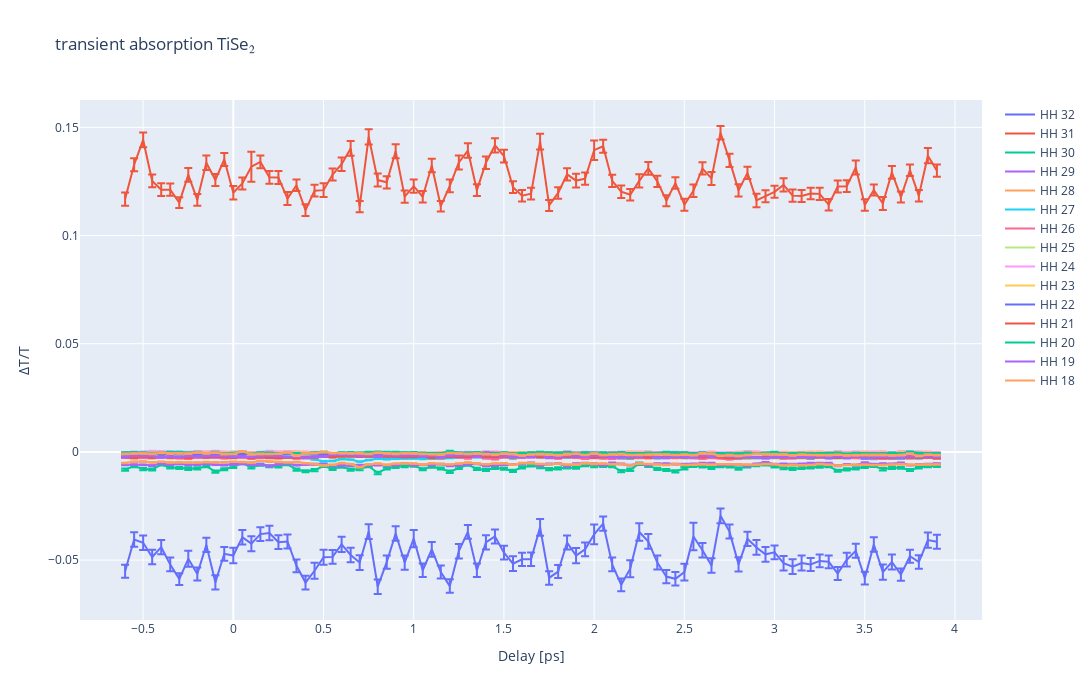

Notebook source saved alongside this figure:
### Code cell
T_zero=262.613
timing=(T_zero-delays)*6.671

fig = go.Figure()
harmonics2=np.int16(np.linspace(0,14,15))
#fig.add_trace(go.Scatter(x=timing,y=Intensity_list[:,14],name='HH '+str(2),error_y=dict(type='data',array=Error_list[:,14],visible=True)))
for jj in harmonics2:

    order=32-jj
    Intensity=Intensity_list[:,np.int16(jj)]
    Error=Error_list[:,np.int16(jj)]
    A=timing.argsort()
    timing_sort=timing[A[::-1]]
    Error_sort=Error[A[::-1]]
    Intensity_sort=Intensity[A[::-1]]
    fig.add_trace(go.Scatter(x=timing_sort,y=Intensity_sort,name='HH '+str(order),error_y=dict(type='data',array=Error_sort,visible=True)))
fig.update_layout(width=1300, height=700,title='transient absorption TiSe\u2082',xaxis_title='Delay [ps]', yaxis_title=u"\u0394"+"T/T")
fig.show()
